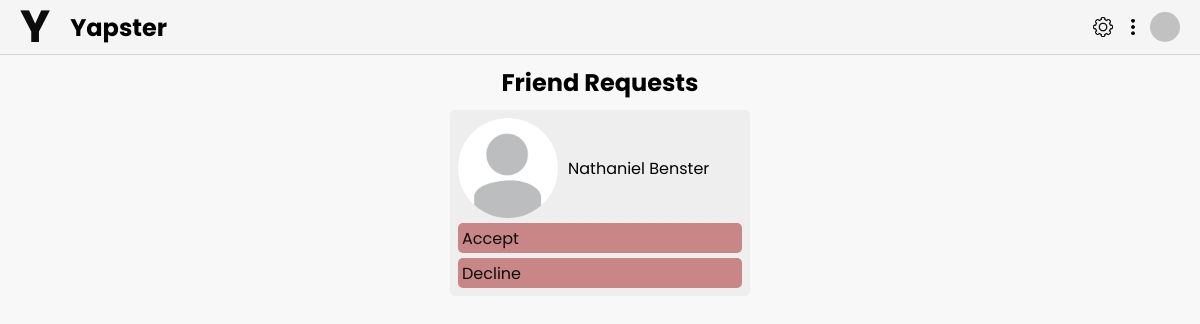
The app's page /friend/friend_requests (signed in) with its own data.
### friend/models.py (models this page shows, shortened)
class FriendRequest(models.Model):
    sender = models.ForeignKey(YapsterUser, on_delete=models.CASCADE, related_name='sender')
    receiver = models.ForeignKey(YapsterUser, on_delete=models.CASCADE, related_name='receiver')
    is_active = models.BooleanField(blank=True, null=False, default=True)
    timestamp = models.DateTimeField(auto_now_add=True)

### user/models.py (models this page shows, shortened)
class YapsterUser(models.Model):
    user = models.OneToOneField(User, on_delete=models.CASCADE, related_name='yapsteruser')
    gender = models.CharField(max_length=10, null=True, blank=True)
    bio = models.TextField(null=True, blank=True)
    profile_image = models.ImageField(upload_to='profile_images/', blank=True, null=True)
    phone_number = models.CharField(max_length=15, null=True, blank=True)
    city = models.CharField(max_length=50, null=True, blank=True)
    state = models.CharField(max_length=50, null=True, blank=True)
    postcode = models.CharField(max_length=10, null=True, blank=True)
    country = models.CharField(max_length=50, null=True, blank=True)
    is_deleted = models.BooleanField(default=False)
    first_name = models.CharField(max_length=30, null=True, blank=True)
    last_name = models.CharField(max_length=30, null=True, blank=True)
    email = models.EmailField(null=True, blank=True)

### friend/views.py (the view)
# urls.py: path('friend_requests', views.friend_requests_view, name='friend_requests'),
@login_required
def friend_requests_view(request):
    requests = FriendRequest.objects.filter(receiver=request.user.yapsteruser, is_active=True)
    return render(request, 'friend_requests.html', {'friend_requests': requests})

### friend/templates/friend_requests.html (shortened to what this page needs)
{% load static %}
<!DOCTYPE html>
<html lang="en">
  <head>
    <link rel="stylesheet" href="{% static 'friend/styles.css' %}" />
    <link rel="stylesheet" href="{% static 'yapster/styles.css' %}" />
  </head>
  <body>
    {% include 'html/navbar.html' %}
    <h2 class="title">Friend Requests</h2>
    <div class="users-cont">
      {% for request in friend_requests %}
      <div class="user">
        <div class="user-details">
          <img class="user__profile-image" src="{% static 'images/default_profile.jpg' %}" alt="" />
          <p class="user__name">
            {{ request.sender.user.first_name }} {{ request.sender.user.last_name }}
          </p>
        </div>
        <div class="user__actions">
          <a href="{% url 'friend:accept_friend_request' request.id %}">Accept</a>
          <a href="{% url 'friend:decline_friend_request' request.id %}">Decline</a>
        </div>
      </div>
      {% empty %}
      <p>No users found.</p>
      {% endfor %}
    </div>
  </body>
</html>

### friend/static/friend/styles.css (style rules this page uses)
html, body { font-family: "Poppins", sans-serif; }
.title { text-align: center; margin: 10px 0; }
.users-cont { max-width: 950px; margin-inline: auto; display: flex; flex-wrap: wrap; gap: 10px; justify-content: center; }
.user { background-color: rgb(238, 238, 238); width: 300px; display: flex; flex-direction: column; padding: 8px; border-radius: 5px; }
.user-details { display: flex; align-items: center; }
.user__profile-image { width: 100px; border-radius: 50px; }
.user__name { margin-left: 10px; }
.user__actions a { display: block; background-color: rgb(200, 134, 134); height: 30px; margin-top: 5px; border-radius: 5px; padding-inline: 4px; display: flex; align-items: center; transition: 0.1s; }

### static/yapster/styles.css (style rules this page uses)
* { padding: 0; margin: 0; box-sizing: border-box; }
html, body { font-family: "Poppins", serif; }
body { background-color: rgb(248, 248, 248); }
a { text-decoration: none; color: rgb(12, 12, 12); }
img { display: block; width: 100%; height: auto; }

### records on screen
FriendRequest: sender.user.first_name "Nathaniel", sender.user.last_name "Benster"
